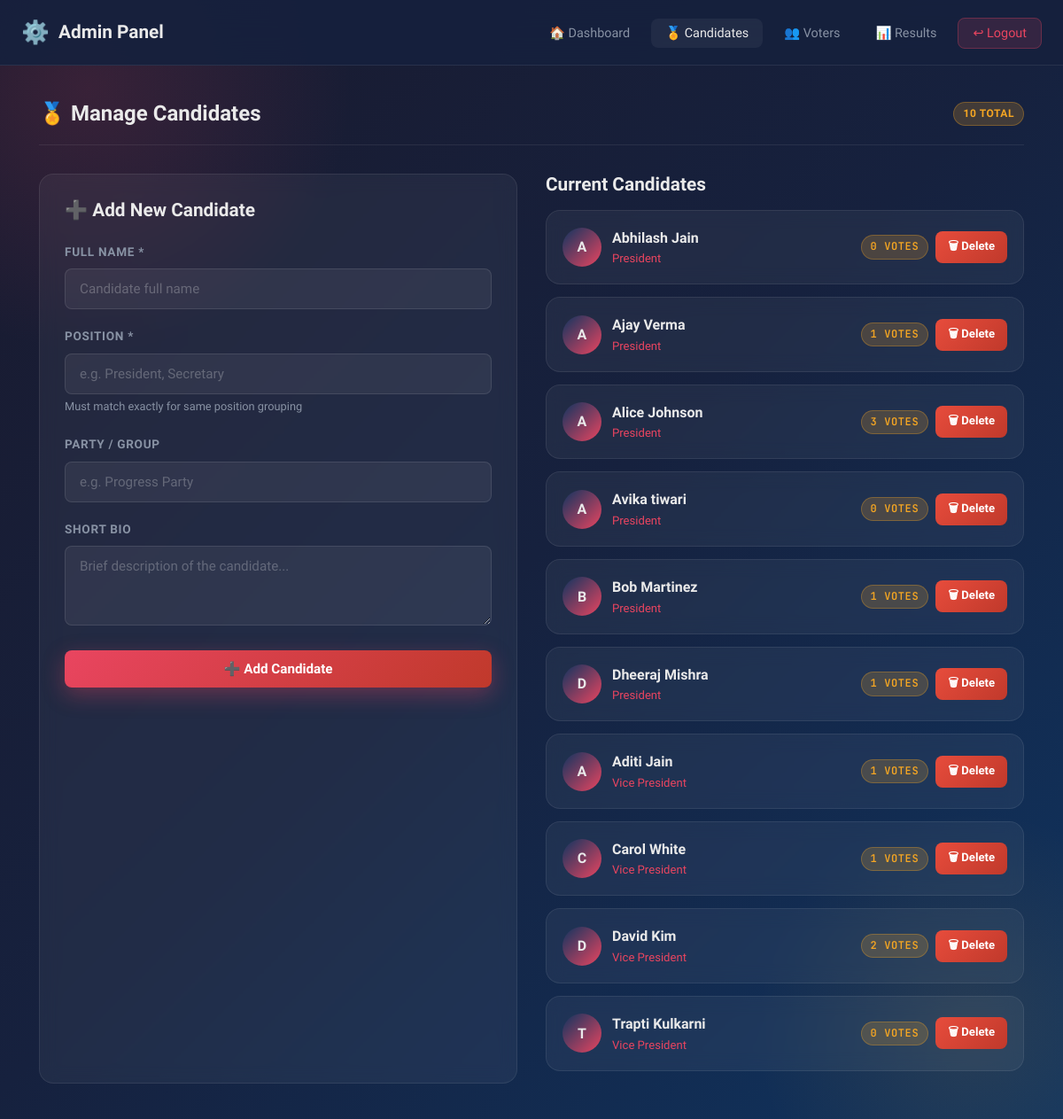
Screenshot of /candidates.php (signed in) with the database file from the repository.
### tables this page shows
CREATE TABLE IF NOT EXISTS `candidates` (
  `id` int NOT NULL AUTO_INCREMENT,
  `name` varchar(100) NOT NULL,
  `position` varchar(100) NOT NULL,
  `department` varchar(100) NOT NULL,
  `description` text,
  `photo` varchar(255) DEFAULT 'default.png',
  `vote_count` int DEFAULT '0',
  `created_at` timestamp NULL DEFAULT CURRENT_TIMESTAMP,
  PRIMARY KEY (`id`)
);

### auth.php (called while the page is built, shortened)
<?php
function clean($str) {
    return htmlspecialchars(strip_tags(trim($str)), ENT_QUOTES, 'UTF-8');
}
?>

### candidates.php (the view, shortened to what this page needs)
<?php
require_once '../includes/auth.php';
$candidates = $conn->query("SELECT * FROM candidates ORDER BY position, name")->fetch_all(MYSQLI_ASSOC);
?>
<!DOCTYPE html>
<html lang="en">
<head>
<link rel="stylesheet" href="../assets/css/style.css">
</head>
<body>
<div class="bg-animated"></div>
<nav class="navbar">
    <div class="container">
        <div class="navbar-brand"><span class="icon">⚙️</span> Admin Panel</div>
        <ul class="navbar-nav">
            <li><a href="dashboard.php" class="nav-link">🏠 Dashboard</a></li>
            <li><a href="candidates.php" class="nav-link active">🏅 Candidates</a></li>
            <li><a href="voters.php" class="nav-link">👥 Voters</a></li>
            <li><a href="results.php" class="nav-link">📊 Results</a></li>
            <li><a href="logout.php" class="nav-link btn-logout">↩ Logout</a></li>
        </ul>
    </div>
</nav>
<div class="page-wrapper">
<div class="container">
    <div class="section-header">
        <h2 class="section-title">🏅 Manage Candidates</h2>
        <span class="badge badge-gold"><?= count($candidates) ?> total</span>
    </div>
    <div class="grid grid-2" style="gap:32px;">
        <div class="card">
            <h3 style="margin-bottom:24px;">➕ Add New Candidate</h3>
            <form method="POST">
                <div class="form-group">
                    <label class="form-label">Full Name *</label>
                    <input type="text" name="name" class="form-control" placeholder="Candidate full name" required>
                </div>
                <div class="form-group">
                    <label class="form-label">Position *</label>
                    <input type="text" name="position" class="form-control" placeholder="e.g. President, Secretary">
                    <small style="color:var(--text-muted);font-size:0.8rem;">Must match exactly for same position grouping</small>
                </div>
                <div class="form-group">
                    <label class="form-label">Party / Group</label>
                    <input type="text" name="party" class="form-control" placeholder="e.g. Progress Party">
                </div>
                <div class="form-group">
                    <label class="form-label">Short Bio</label>
                    <textarea name="bio" class="form-control" placeholder="Brief description of the candidate..."></textarea>
                </div>
                <button type="submit" class="btn btn-primary btn-block">➕ Add Candidate</button>
            </form>
        </div>
        <div>
            <h3 style="margin-bottom:16px; color:var(--text);">Current Candidates</h3>
            <?php if (empty($candidates)): ?>
                <div class="card text-center" style="padding:40px;">
                    <p style="font-size:2rem;">📋</p>
                    <p>No candidates added yet.</p>
                </div>
            <?php else: ?>
                <?php foreach ($candidates as $c): ?>
                <div class="card" style="margin-bottom:14px; padding:18px; animation-delay:0.1s;">
                    <div class="flex-between">
                        <div class="flex gap-12" style="align-items:center;">
                            <div style="width:44px;height:44px;border-radius:50%;background:linear-gradient(135deg,var(--accent),var(--highlight));display:flex;align-items:center;justify-content:center;font-weight:700;flex-shrink:0;">
                                <?= strtoupper(substr($c['name'],0,1)) ?>
                            </div>
                            <div>
                                <div style="font-weight:600; color:var(--text);"><?= clean($c['name']) ?></div>
                                <div style="font-size:0.82rem; color:var(--highlight);"><?= clean($c['position']) ?></div>
                            </div>
                        </div>
                        <div class="flex gap-8" style="align-items:center;">
                            <span class="badge badge-gold font-mono"><?= $c['vote_count'] ?> votes</span>
                            <form method="POST" style="display:inline;" onsubmit="return confirmAction('Delete this candidate? Their votes will also be removed.')">
                                <button type="submit" class="btn btn-danger btn-sm">🗑 Delete</button>
                            </form>
                        </div>
                    </div>
                </div>
                <?php endforeach; ?>
            <?php endif; ?>
        </div>
    </div>
</div>
</div>
</body>
</html>

### rows the page displays
candidates: name "A", name "Abhilash Jain", position "President", vote_count "0"
candidates: name "A", name "Ajay Verma", position "President", vote_count "1"
candidates: name "A", name "Alice Johnson", position "President", vote_count "3"
candidates: name "A", name "Avika tiwari", position "President", vote_count "0"
candidates: name "B", name "Bob Martinez", position "President", vote_count "1"
candidates: name "D", name "Dheeraj Mishra", position "President", vote_count "1"
candidates: name "A", name "Aditi Jain", position "Vice President", vote_count "1"
candidates: name "C", name "Carol White", position "Vice President", vote_count "1"
candidates: name "D", name "David Kim", position "Vice President", vote_count "2"
candidates: name "T", name "Trapti Kulkarni", position "Vice President", vote_count "0"

### other values shown
count($candidates) "10"
